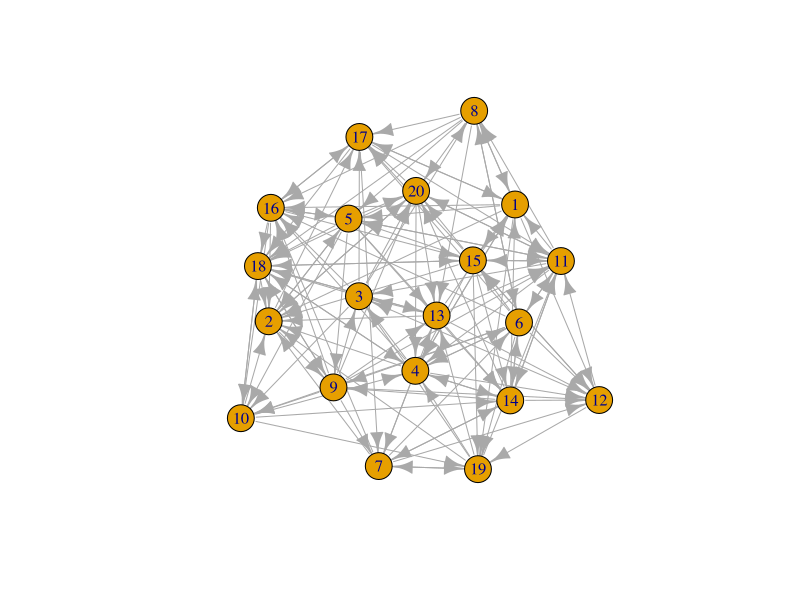

R code for this plot:
## ---- chunk 1
knitr::opts_chunk$set(echo = TRUE)
# import the libraries needed
library(igraph)
library(ggraph) # If you get an error run install.packages('ggraph')
library(tidygraph) # If you get an error run install.packages('tidygraph')
library(readxl) # If you get an error run install.packages('tidyverse')
set_graph_style(family='sans')
## ---- chunk 2
#edgelist <- read_excel("./edges.xlsx")
## ---- chunk 3

#View(edgelist)
## ---- chunk 4
#library(readxl)
#node_atts <- read_excel("./node_atts.xlsx")
## ---- chunk 5

#View(node_atts)
## ---- chunk 6
#G <- graph_from_data_frame(d = edgelist, 
#                           vertices = node_atts, directed = T)
#plot(G)
## ---- chunk 7
#G <- as_tbl_graph(G)

#G
## ---- chunk 8
## YOUR CODE HERE


## ---- chunk 9
#library(networkdata)
## ---- chunk 10
# This code turns the ht_advice network object into a tidygraph object, and saves it as G
#G <- as_tbl_graph(ht_advice)
#plot(G)
## ---- chunk 11

# YOUR CODE HERE


## ---- chunk 12

G = play_erdos_renyi(20, .4)

plot(G)

## ---- chunk 13

# YOUR CODE HERE
